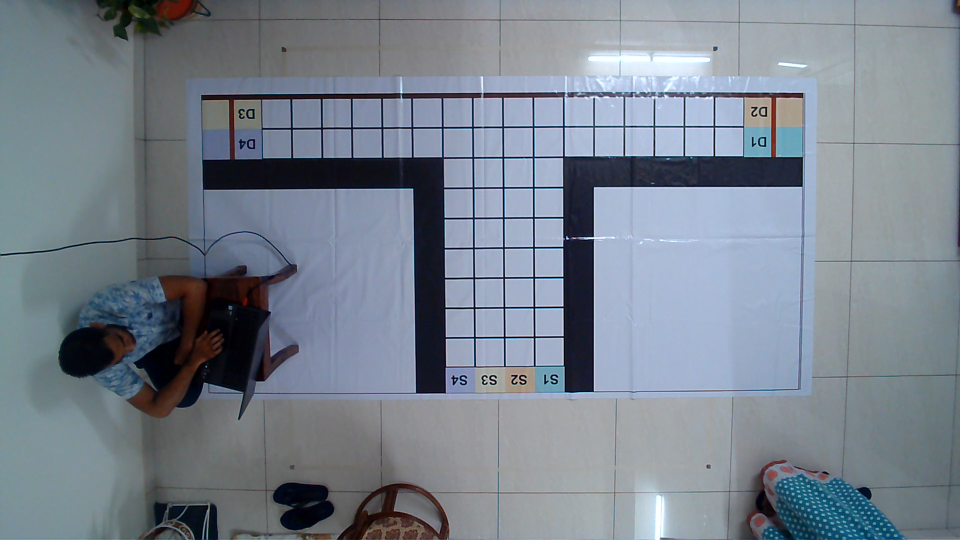
#> input picture Pics/map_Moment.jpg, 1920 x 1080 px, found by its file name (shown at 1/2 size)
$ python live_image.py
#> lines starting #> are read from the running program, lines starting #| are printed output that depends on the picture; after the words box and inside, x2 and y2 are one past the last pixel; in counts of white or black regions, pixels touching at a corner belong together
'''
To process image and extract coordinates
and save to .csv

-Flipkart Navogation
Author - Samar .K
'''

import csv
from cv2 import cv2
import numpy as np

class ImageProcess:
    '''Class to process image and extract coordinates'''

    def __init__(self, img_path, file_path):
        self.img_path = img_path
        self.file_path = file_path
        self.cords = []  # Empty list to store unique cords
        self.blank = None

    def cords_extract(self):
        '''Reading image with OpenCv
        and processing it for better
        extraction of contours and
        corodinates'''

        img = cv2.imread(self.img_path)
#> img is the input picture: shape (1080, 1920, 3); mean B, G, R 141.5, 130.1, 120.4
        gray = cv2.cvtColor(img, cv2.COLOR_BGR2GRAY)
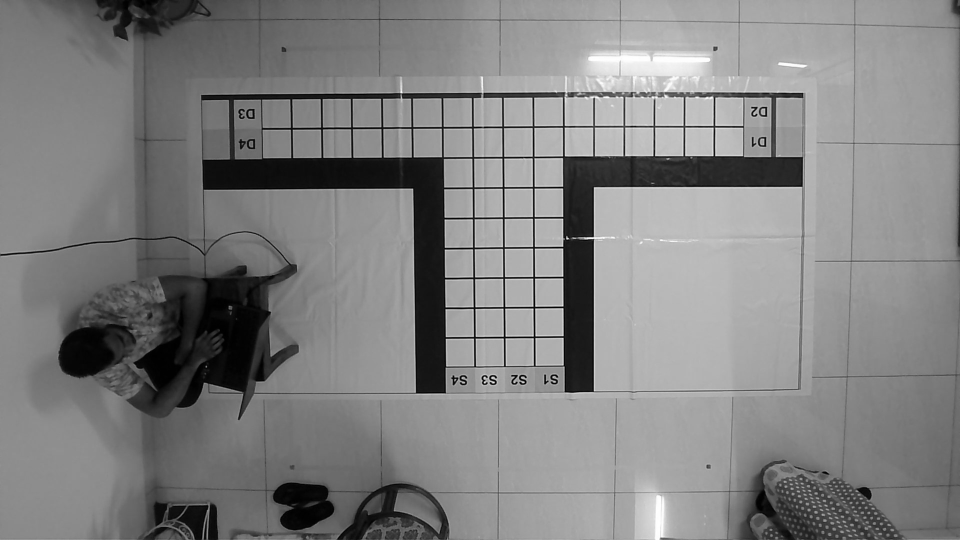
#> gray: shape (1080, 1920) (shown at 1/2 size); min 0, max 255, mean 128.5
        blur = cv2.bilateralFilter(gray, 13, 73, 95)
        edged = cv2.Canny(blur, 47, 170)
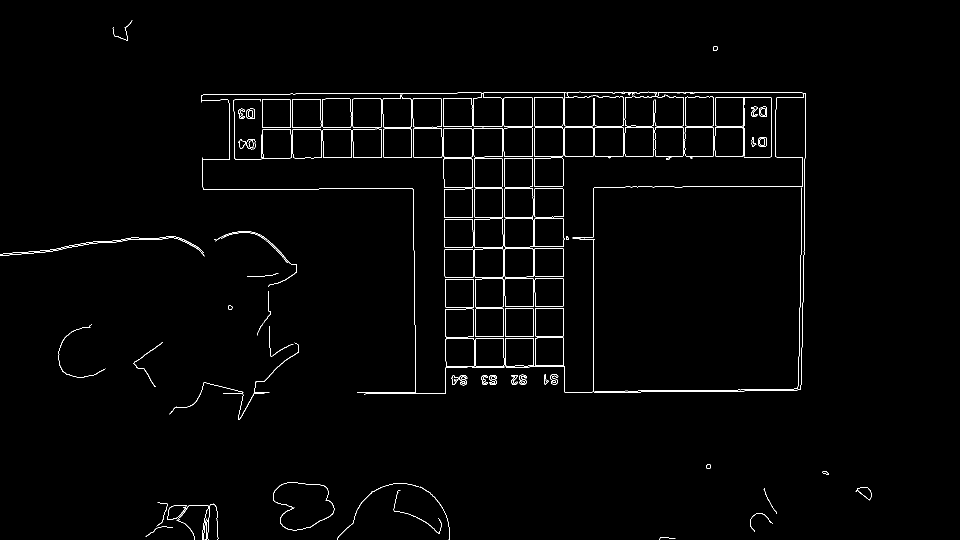
#> edged: shape (1080, 1920) (shown at 1/2 size); 1.3% white in thin lines or dots, all inside (x1, y1, x2, y2) = (0, 41, 1744, 1080)
        thresh1 = cv2.adaptiveThreshold(edged, 255\
            , cv2.ADAPTIVE_THRESH_MEAN_C, cv2.THRESH_BINARY_INV, 21, 10)
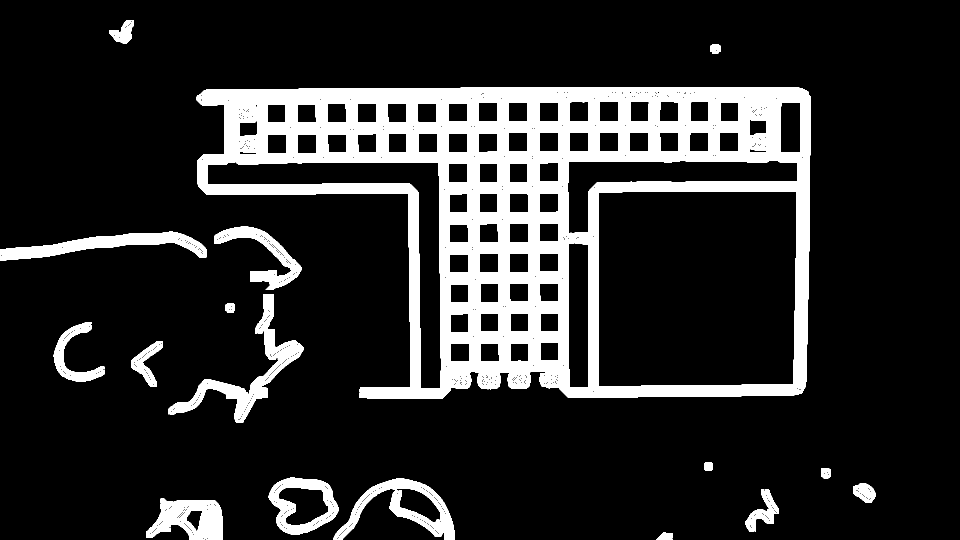
#> thresh1: shape (1080, 1920) (shown at 1/2 size); 14.8% white; 18 white regions (1 under 20 px)

        # Fetching and drawing contours
        contours, _ = cv2.findContours(thresh1, cv2.RETR_TREE, cv2.CHAIN_APPROX_NONE)
#> contours = 1250 contours, 640 with area under 20; largest, box (x1, y1, x2, y2) and area: (393, 174, 1621, 798) 572809, (1197, 383, 1594, 774) 152287, (414, 323, 883, 778) 36586, (1135, 319, 1596, 467) 23110, (537, 955, 677, 1070) 11658
        cv2.drawContours(img, contours, 0, (0, 0, 255), 2)
#> img: shape (1080, 1920, 3); under 0.01% of pixels changed, all inside (x1, y1, x2, y2) = (410, 1078, 413, 1080)
        # cv2.imshow('Contours', img)

        # Creating white background image with
        # dimesions similar to input image
        # for mapping the coordinates and
        # drawing the coordinates
        h_img, w_img, _ = img.shape
#> h_img = 1080; w_img = 1920
        self.blank = np.zeros([h_img, w_img, 3], dtype=np.uint8)
        self.blank [:, :] = [0, 0, 0]

        # Filtering through each contour and
        # then getting the coordinates to
        # add to the above list
        area = set()
        for contour in contours:
            approx = cv2.approxPolyDP(contour, 0.001 * cv2.arcLength(contour, True), True)

            # if len(approx) == 4:
            moment = cv2.moments(contour)
            # if M['m00'] > 1250 and M['m00'] < 11000:
            if moment['m00'] > 4500 and moment['m00'] < 11000:  #For chute box Detection
            # if True:
                if moment['m00'] == 0:
                    c_x, c_y = 0, 0
                else:
                    c_x = int(moment["m10"] / moment["m00"])
                    c_y = int(moment["m01"] / moment["m00"])

                area.add(moment['m00'])

                _, _, width, height = cv2.boundingRect(approx)

                # print([x, y, width, h])
                aspect_ratio = float(width)/height
                if aspect_ratio >= 0.8 and aspect_ratio <= 1.20:
                    cv2.drawContours(self.blank, [approx], 0, (0, 0, 255), 2)
                    cv2.circle(self.blank, (c_x, c_y), 5, (255, 0, 0), 1)
                    if (c_x, c_y) not in self.cords:
                        self.cords.append([c_x, c_y])
#> this loop made 1250 passes
#> (c_x, c_y, width, height, aspect_ratio) on passes 4, 104, 198, 332, 428: (380, 1037, 154, 83, 1.86), (808, 1016, 243, 123, 1.98), (608, 1009, 102, 76, 1.34), (209, 489, 414, 59, 7.02), (528, 510, 175, 127, 1.38)
#> approx on passes 1, 16, 27, 34, 36, 40: [[411, 1079]], [[312, 1052], [313, 1051], [314, 1052], [313, 1053]], [[432, 1041], [433, 1040], [434, 1041], [433, 1042]], [[354, 1038], [355, 1037], [356, 1038], [355, 1039]], [[355, 1037], [356, 1036], [357, 1037], [356, 1038]], [[356, 1036], [357, 1035], [358, 1036], [357, 1037]]
#> self.blank: shape (1080, 1920, 3); every value is 0
#> after the loop, area = 5 items; self.cords = []

        # cv2.imshow(f"Original", img)
        cv2.imshow(f"Rects", self.blank)

        # print(np.array(cords))
        cv2.waitKey(0)
        cv2.destroyAllWindows()

    def image_save(self, img_save_path):
        '''Save image to given path'''
        cv2.imwrite(img_save_path, self.blank)

    def cords_to_csv(self):
        '''Convert coordinates to .csv'''
        self.cords.sort()
        print("Creating CSV file...")

        header = [['x', 'y']]
        print("Writing CSV file...")
        with open(self.file_path, 'w') as file:

            writer = csv.writer(file)
            writer.writerows(header)
            writer.writerows(self.cords)

        file.close()
        print("CSV file ready")

if __name__ == '__main__':

    # Image Path
    IMG_PATH = r'//home/rez3liet/Projects/Flipkart/FlipKart_Nav/Pics/map_Moment.jpg' # For Round 1

    # File Path
    FILENAME = r'/home/rez3liet/Projects/Flipkart/FlipKart_Nav/\
        Files/Co-ordinates_map.csv' # For Round 1

    EXTRACTOR = ImageProcess(IMG_PATH, FILENAME)

    EXTRACTOR.cords_extract()

    IMG_SAVE = r'/home/rez3liet/Projects/Flipkart/FlipKart_Nav/Pics/bag_output_1.png' # For Round 1
    EXTRACTOR.image_save(IMG_SAVE)
    # EXTRACTOR.cords_to_csv()
